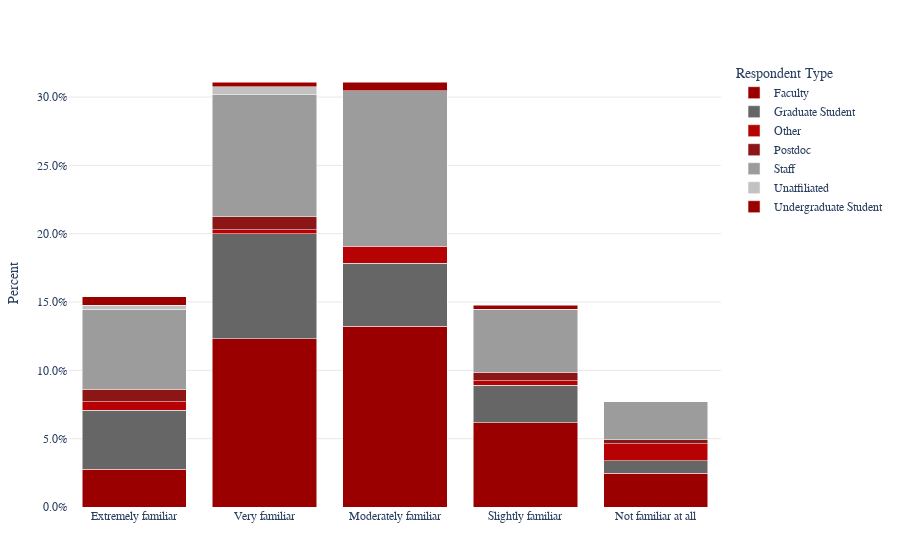

Notebook cell for this chart:
### Markdown cell above
```{raw} html
:file: _static/familiarity_hardware.html
```

[Khan Academy](https://www.khanacademy.org/) and [MIT OpenCourseWare](https://ocw.mit.edu/) are examples of open source educational materials.

### Code cell
fig3 = px.bar(
    f3_df, x="QID12", y="Percent",
    color="Respondent Type",
    barmode="stack"
)
fig3.update_layout(
    yaxis=dict(tickformat=".1%"),
    xaxis_title="",
    plot_bgcolor="white",
    paper_bgcolor="white"
)
fig3.show()
fig3.write_html('_static/familiarity_educational.html', full_html=False, include_plotlyjs='cdn')


os_tools_pct = prop(df["QID13"], lambda s: s == "Yes")

### Figure 1 — Plotly figure (JSON) as saved in the notebook; plotly's stock layout.template omitted (floating-point values rounded to 4 significant figures)
{"data": [{"hovertemplate": "Respondent Type=Faculty<br>QID12=%{x}<br>Percent=%{y}<extra></extra>", "legendgroup": "Faculty", "marker": {"color": "#9B0000", "pattern": {"shape": ""}}, "name": "Faculty", "orientation": "v", "showlegend": true, "textposition": "auto", "type": "bar", "x": ["Extremely familiar", "Very familiar", "Moderately familiar", "Slightly familiar", "Not familiar at all"], "xaxis": "x", "y": [0.02769, 0.1231, 0.1323, 0.06154, 0.02462], "yaxis": "y"}, {"hovertemplate": "Respondent Type=Graduate Student<br>QID12=%{x}<br>Percent=%{y}<extra></extra>", "legendgroup": "Graduate Student", "marker": {"color": "#666666", "pattern": {"shape": ""}}, "name": "Graduate Student", "orientation": "v", "showlegend": true, "textposition": "auto", "type": "bar", "x": ["Extremely familiar", "Very familiar", "Moderately familiar", "Slightly familiar", "Not familiar at all"], "xaxis": "x", "y": [0.04308, 0.07692, 0.04615, 0.02769, 0.009231], "yaxis": "y"}, {"hovertemplate": "Respondent Type=Other<br>QID12=%{x}<br>Percent=%{y}<extra></extra>", "legendgroup": "Other", "marker": {"color": "#B60205", "pattern": {"shape": ""}}, "name": "Other", "orientation": "v", "showlegend": true, "textposition": "auto", "type": "bar", "x": ["Extremely familiar", "Very familiar", "Moderately familiar", "Slightly familiar", "Not familiar at all"], "xaxis": "x", "y": [0.006154, 0.003077, 0.01231, 0.003077, 0.01231], "yaxis": "y"}, {"hovertemplate": "Respondent Type=Postdoc<br>QID12=%{x}<br>Percent=%{y}<extra></extra>", "legendgroup": "Postdoc", "marker": {"color": "#8c1515", "pattern": {"shape": ""}}, "name": "Postdoc", "orientation": "v", "showlegend": true, "textposition": "auto", "type": "bar", "x": ["Extremely familiar", "Very familiar", "Slightly familiar", "Not familiar at all"], "xaxis": "x", "y": [0.009231, 0.009231, 0.006154, 0.003077], "yaxis": "y"}, {"hovertemplate": "Respondent Type=Staff<br>QID12=%{x}<br>Percent=%{y}<extra></extra>", "legendgroup": "Staff", "marker": {"color": "#9c9c9c", "pattern": {"shape": ""}}, "name": "Staff", "orientation": "v", "showlegend": true, "textposition": "auto", "type": "bar", "x": ["Extremely familiar", "Very familiar", "Moderately familiar", "Slightly familiar", "Not familiar at all"], "xaxis": "x", "y": [0.05846, 0.08923, 0.1138, 0.04615, 0.02769], "yaxis": "y"}, {"hovertemplate": "Respondent Type=Unaffiliated<br>QID12=%{x}<br>Percent=%{y}<extra></extra>", "legendgroup": "Unaffiliated", "marker": {"color": "#c2c2c2", "pattern": {"shape": ""}}, "name": "Unaffiliated", "orientation": "v", "showlegend": true, "textposition": "auto", "type": "bar", "x": ["Extremely familiar", "Very familiar"], "xaxis": "x", "y": [0.003077, 0.006154], "yaxis": "y"}, {"hovertemplate": "Respondent Type=Undergraduate Student<br>QID12=%{x}<br>Percent=%{y}<extra></extra>", "legendgroup": "Undergraduate Student", "marker": {"color": "#9B0000", "pattern": {"shape": ""}}, "name": "Undergraduate Student", "orientation": "v", "showlegend": true, "textposition": "auto", "type": "bar", "x": ["Extremely familiar", "Very familiar", "Moderately familiar", "Slightly familiar"], "xaxis": "x", "y": [0.006154, 0.003077, 0.006154, 0.003077], "yaxis": "y"}], "layout": {"barmode": "stack", "legend": {"title": {"text": "Respondent Type"}, "tracegroupgap": 0}, "paper_bgcolor": "white", "plot_bgcolor": "white", "xaxis": {"anchor": "y", "domain": [0.0, 1.0], "title": {"text": ""}}, "yaxis": {"anchor": "x", "domain": [0.0, 1.0], "tickformat": ".1%", "title": {"text": "Percent"}}}}
